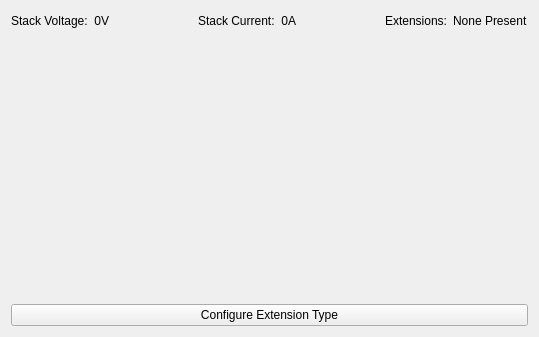
<?xml version="1.0" encoding="UTF-8"?>
<ui version="4.0">
 <class>Master</class>
 <widget class="QWidget" name="Master">
  <property name="geometry">
   <rect>
    <x>0</x>
    <y>0</y>
    <width>539</width>
    <height>337</height>
   </rect>
  </property>
  <property name="windowTitle">
   <string>Form</string>
  </property>
  <layout class="QHBoxLayout" name="horizontalLayout_2">
   <item>
    <layout class="QHBoxLayout" name="horizontal_layout">
     <property name="spacing">
      <number>6</number>
     </property>
     <item>
      <layout class="QVBoxLayout" name="main_vlayout">
       <property name="spacing">
        <number>6</number>
       </property>
       <item>
        <layout class="QHBoxLayout" name="horizontalLayout">
         <item>
          <widget class="QLabel" name="label_5">
           <property name="text">
            <string>Stack Voltage:</string>
           </property>
          </widget>
         </item>
         <item>
          <widget class="QLabel" name="stack_voltage_label">
           <property name="text">
            <string>0V</string>
           </property>
           <property name="alignment">
            <set>Qt::AlignRight|Qt::AlignTrailing|Qt::AlignVCenter</set>
           </property>
          </widget>
         </item>
         <item>
          <spacer name="horizontalSpacer_2">
           <property name="orientation">
            <enum>Qt::Horizontal</enum>
           </property>
           <property name="sizeHint" stdset="0">
            <size>
             <width>40</width>
             <height>20</height>
            </size>
           </property>
          </spacer>
         </item>
         <item>
          <widget class="QLabel" name="label_3">
           <property name="text">
            <string>Stack Current:</string>
           </property>
          </widget>
         </item>
         <item>
          <widget class="QLabel" name="stack_current_label">
           <property name="text">
            <string>0A</string>
           </property>
           <property name="alignment">
            <set>Qt::AlignRight|Qt::AlignTrailing|Qt::AlignVCenter</set>
           </property>
          </widget>
         </item>
         <item>
          <spacer name="horizontalSpacer">
           <property name="orientation">
            <enum>Qt::Horizontal</enum>
           </property>
           <property name="sizeHint" stdset="0">
            <size>
             <width>40</width>
             <height>20</height>
            </size>
           </property>
          </spacer>
         </item>
         <item>
          <widget class="QLabel" name="label_2">
           <property name="text">
            <string>Extensions:</string>
           </property>
          </widget>
         </item>
         <item>
          <widget class="QLabel" name="extension_label">
           <property name="text">
            <string>None Present</string>
           </property>
          </widget>
         </item>
        </layout>
       </item>
       <item>
        <layout class="QHBoxLayout" name="extension_layout"/>
       </item>
       <item>
        <spacer name="verticalSpacer">
         <property name="orientation">
          <enum>Qt::Vertical</enum>
         </property>
         <property name="sizeHint" stdset="0">
          <size>
           <width>20</width>
           <height>40</height>
          </size>
         </property>
        </spacer>
       </item>
       <item>
        <widget class="QPushButton" name="extension_type_button">
         <property name="text">
          <string>Configure Extension Type</string>
         </property>
        </widget>
       </item>
      </layout>
     </item>
    </layout>
   </item>
  </layout>
 </widget>
 <resources/>
 <connections/>
</ui>
